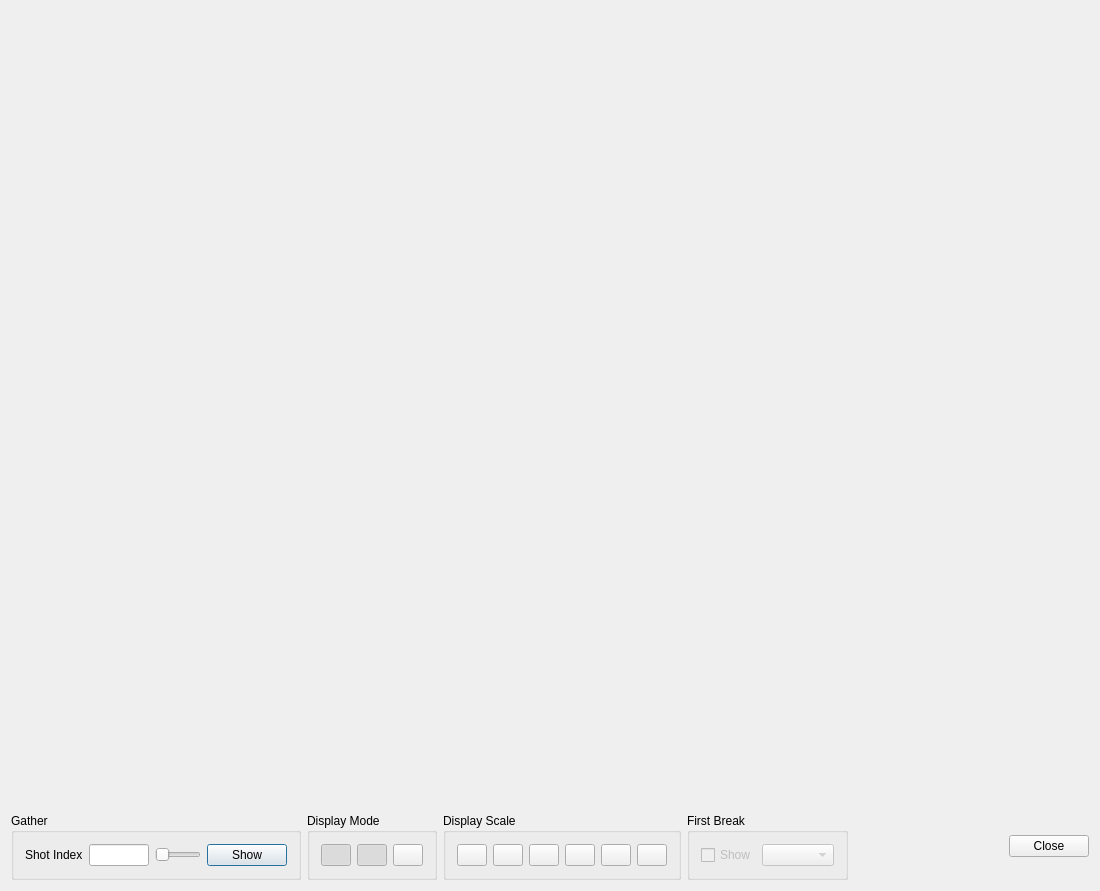
<?xml version="1.0" encoding="UTF-8"?>
<ui version="4.0">
 <class>XDlgGatherWin</class>
 <widget class="QDialog" name="XDlgGatherWin">
  <property name="geometry">
   <rect>
    <x>0</x>
    <y>0</y>
    <width>1100</width>
    <height>891</height>
   </rect>
  </property>
  <property name="windowTitle">
   <string>Gather Viewer</string>
  </property>
  <layout class="QGridLayout" name="gridLayout">
   <item row="0" column="0" colspan="6">
    <widget class="XAxesWidget" name="AxesWidget" native="true"/>
   </item>
   <item row="1" column="0">
    <widget class="QGroupBox" name="groupBox">
     <property name="title">
      <string>Gather</string>
     </property>
     <layout class="QHBoxLayout" name="horizontalLayout_2">
      <item>
       <widget class="QLabel" name="label">
        <property name="text">
         <string>Shot Index</string>
        </property>
       </widget>
      </item>
      <item>
       <widget class="QLineEdit" name="lineEdit">
        <property name="minimumSize">
         <size>
          <width>60</width>
          <height>0</height>
         </size>
        </property>
        <property name="maximumSize">
         <size>
          <width>60</width>
          <height>16777215</height>
         </size>
        </property>
       </widget>
      </item>
      <item>
       <widget class="QSlider" name="horizontalSlider">
        <property name="orientation">
         <enum>Qt::Horizontal</enum>
        </property>
       </widget>
      </item>
      <item>
       <widget class="QPushButton" name="pushButtonShow">
        <property name="text">
         <string>Show</string>
        </property>
       </widget>
      </item>
     </layout>
    </widget>
   </item>
   <item row="1" column="1">
    <widget class="QGroupBox" name="groupBox_2">
     <property name="title">
      <string>Display Mode</string>
     </property>
     <layout class="QHBoxLayout" name="horizontalLayout_3">
      <item>
       <widget class="QPushButton" name="pushButtonW">
        <property name="maximumSize">
         <size>
          <width>30</width>
          <height>30</height>
         </size>
        </property>
        <property name="text">
         <string/>
        </property>
        <property name="icon">
         <iconset resource="../xconsole/x.qrc">
          <normaloff>:/Icon/Wiggle.png</normaloff>:/Icon/Wiggle.png</iconset>
        </property>
        <property name="checkable">
         <bool>true</bool>
        </property>
        <property name="checked">
         <bool>true</bool>
        </property>
       </widget>
      </item>
      <item>
       <widget class="QPushButton" name="pushButtonVA">
        <property name="maximumSize">
         <size>
          <width>30</width>
          <height>30</height>
         </size>
        </property>
        <property name="text">
         <string/>
        </property>
        <property name="icon">
         <iconset resource="../xconsole/x.qrc">
          <normaloff>:/Icon/WiggleArea.png</normaloff>:/Icon/WiggleArea.png</iconset>
        </property>
        <property name="checkable">
         <bool>true</bool>
        </property>
        <property name="checked">
         <bool>true</bool>
        </property>
       </widget>
      </item>
      <item>
       <widget class="QPushButton" name="pushButtonVD">
        <property name="maximumSize">
         <size>
          <width>30</width>
          <height>30</height>
         </size>
        </property>
        <property name="text">
         <string/>
        </property>
        <property name="icon">
         <iconset resource="../xconsole/x.qrc">
          <normaloff>:/Icon/VaribleIntensity.png</normaloff>:/Icon/VaribleIntensity.png</iconset>
        </property>
        <property name="checkable">
         <bool>true</bool>
        </property>
       </widget>
      </item>
     </layout>
    </widget>
   </item>
   <item row="1" column="2">
    <widget class="QGroupBox" name="groupBox_3">
     <property name="title">
      <string>Display Scale</string>
     </property>
     <layout class="QHBoxLayout" name="horizontalLayout">
      <item>
       <widget class="QPushButton" name="pushButtonHUp">
        <property name="maximumSize">
         <size>
          <width>30</width>
          <height>30</height>
         </size>
        </property>
        <property name="toolTip">
         <string>Increase horizontal scale</string>
        </property>
        <property name="text">
         <string/>
        </property>
        <property name="icon">
         <iconset resource="../xconsole/x.qrc">
          <normaloff>:/Icon/IncaseHorizon.png</normaloff>:/Icon/IncaseHorizon.png</iconset>
        </property>
        <property name="checkable">
         <bool>false</bool>
        </property>
        <property name="checked">
         <bool>false</bool>
        </property>
       </widget>
      </item>
      <item>
       <widget class="QPushButton" name="pushButtonHDown">
        <property name="maximumSize">
         <size>
          <width>30</width>
          <height>30</height>
         </size>
        </property>
        <property name="toolTip">
         <string>Decrease horizontal scale</string>
        </property>
        <property name="text">
         <string/>
        </property>
        <property name="icon">
         <iconset resource="../xconsole/x.qrc">
          <normaloff>:/Icon/DiscaseHorizon.png</normaloff>:/Icon/DiscaseHorizon.png</iconset>
        </property>
        <property name="checkable">
         <bool>false</bool>
        </property>
        <property name="checked">
         <bool>false</bool>
        </property>
       </widget>
      </item>
      <item>
       <widget class="QPushButton" name="pushButtonVUp">
        <property name="maximumSize">
         <size>
          <width>30</width>
          <height>30</height>
         </size>
        </property>
        <property name="toolTip">
         <string>Increase vertical scale</string>
        </property>
        <property name="text">
         <string/>
        </property>
        <property name="icon">
         <iconset resource="../xconsole/x.qrc">
          <normaloff>:/Icon/IncaseVertical.png</normaloff>:/Icon/IncaseVertical.png</iconset>
        </property>
        <property name="checkable">
         <bool>false</bool>
        </property>
        <property name="checked">
         <bool>false</bool>
        </property>
       </widget>
      </item>
      <item>
       <widget class="QPushButton" name="pushButtonVDown">
        <property name="maximumSize">
         <size>
          <width>30</width>
          <height>30</height>
         </size>
        </property>
        <property name="toolTip">
         <string>Decrease vertical scale</string>
        </property>
        <property name="text">
         <string/>
        </property>
        <property name="icon">
         <iconset resource="../xconsole/x.qrc">
          <normaloff>:/Icon/DiscaseVertical.png</normaloff>:/Icon/DiscaseVertical.png</iconset>
        </property>
        <property name="checkable">
         <bool>false</bool>
        </property>
        <property name="checked">
         <bool>false</bool>
        </property>
       </widget>
      </item>
      <item>
       <widget class="QPushButton" name="pushButtonIE">
        <property name="maximumSize">
         <size>
          <width>30</width>
          <height>30</height>
         </size>
        </property>
        <property name="toolTip">
         <string>Increase excursion</string>
        </property>
        <property name="text">
         <string/>
        </property>
        <property name="icon">
         <iconset resource="../xconsole/x.qrc">
          <normaloff>:/Icon/IncaseExcursion.png</normaloff>:/Icon/IncaseExcursion.png</iconset>
        </property>
        <property name="checkable">
         <bool>false</bool>
        </property>
        <property name="checked">
         <bool>false</bool>
        </property>
       </widget>
      </item>
      <item>
       <widget class="QPushButton" name="pushButtonDE">
        <property name="maximumSize">
         <size>
          <width>30</width>
          <height>30</height>
         </size>
        </property>
        <property name="toolTip">
         <string>Decrease excursion</string>
        </property>
        <property name="text">
         <string/>
        </property>
        <property name="icon">
         <iconset resource="../xconsole/x.qrc">
          <normaloff>:/Icon/DiscaseExcursion.png</normaloff>:/Icon/DiscaseExcursion.png</iconset>
        </property>
        <property name="checkable">
         <bool>false</bool>
        </property>
        <property name="checked">
         <bool>false</bool>
        </property>
       </widget>
      </item>
     </layout>
    </widget>
   </item>
   <item row="1" column="3">
    <widget class="QGroupBox" name="groupBox_4">
     <property name="enabled">
      <bool>true</bool>
     </property>
     <property name="title">
      <string>First Break</string>
     </property>
     <layout class="QHBoxLayout" name="horizontalLayout_4">
      <item>
       <widget class="QCheckBox" name="checkBox">
        <property name="enabled">
         <bool>false</bool>
        </property>
        <property name="text">
         <string>Show</string>
        </property>
       </widget>
      </item>
      <item>
       <widget class="CXButtonColorEdit" name="comboBox">
        <property name="enabled">
         <bool>false</bool>
        </property>
       </widget>
      </item>
     </layout>
    </widget>
   </item>
   <item row="1" column="4">
    <spacer name="horizontalSpacer">
     <property name="orientation">
      <enum>Qt::Horizontal</enum>
     </property>
     <property name="sizeHint" stdset="0">
      <size>
       <width>186</width>
       <height>54</height>
      </size>
     </property>
    </spacer>
   </item>
   <item row="1" column="5">
    <widget class="QPushButton" name="pushButton">
     <property name="text">
      <string>Close</string>
     </property>
    </widget>
   </item>
  </layout>
 </widget>
 <layoutdefault spacing="6" margin="11"/>
 <customwidgets>
  <customwidget>
   <class>XAxesWidget</class>
   <extends>QWidget</extends>
   <header>xaxeswidget.h</header>
   <container>1</container>
  </customwidget>
  <customwidget>
   <class>CXButtonColorEdit</class>
   <extends>QComboBox</extends>
   <header>xbuttoncoloredit.h</header>
  </customwidget>
 </customwidgets>
 <resources>
  <include location="../xconsole/x.qrc"/>
 </resources>
 <connections>
  <connection>
   <sender>pushButton</sender>
   <signal>clicked()</signal>
   <receiver>XDlgGatherWin</receiver>
   <slot>accept()</slot>
   <hints>
    <hint type="sourcelabel">
     <x>952</x>
     <y>691</y>
    </hint>
    <hint type="destinationlabel">
     <x>1004</x>
     <y>567</y>
    </hint>
   </hints>
  </connection>
 </connections>
</ui>
